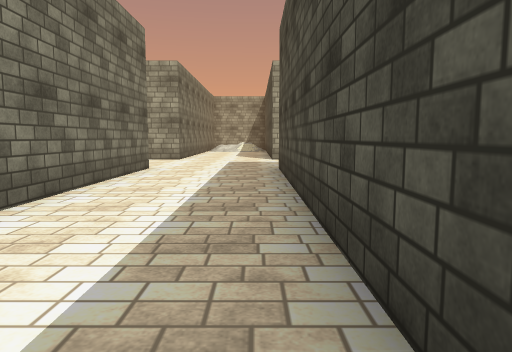
view 1 (above)

20 first-person views from a walk through a Unity game level. The camera is 1.3 m above the floor, tilts 6° down and sees 70° across. The floor is counted in squares, 2 m on a side. Each view is taken from the middle of a square. On the plan, view 1 faces up. The plan holds only what a view shows up to about 11 squares ahead; the rest is blank. The place goes on beyond the plan. The player character is not drawn. Some surface patterns are stand-ins.

view 2
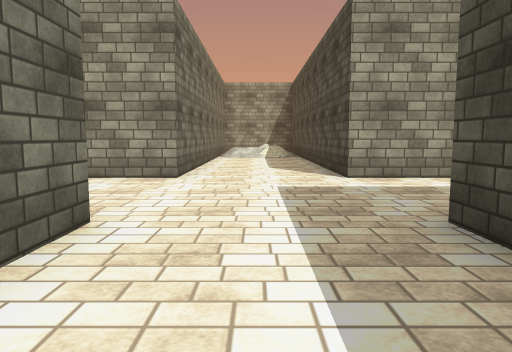

view 3
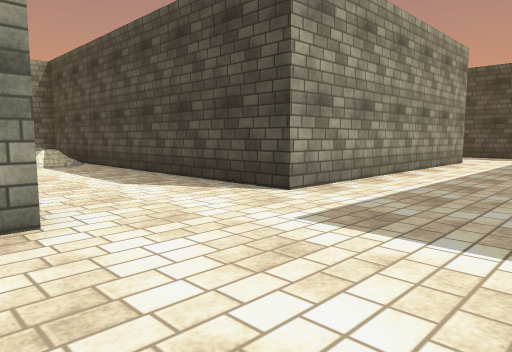

view 4
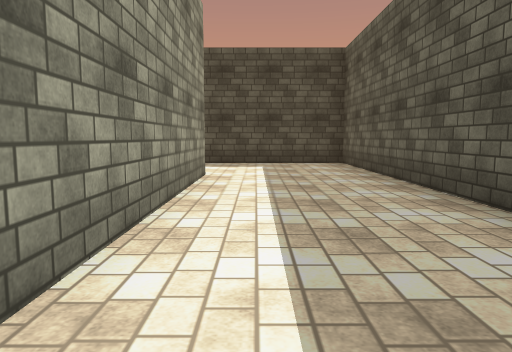

view 5
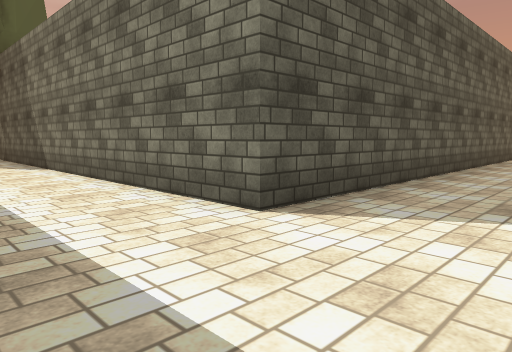

view 6
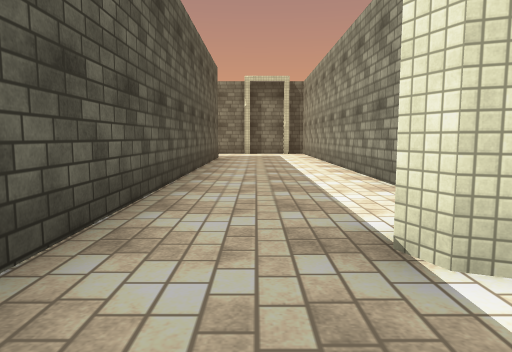

view 7
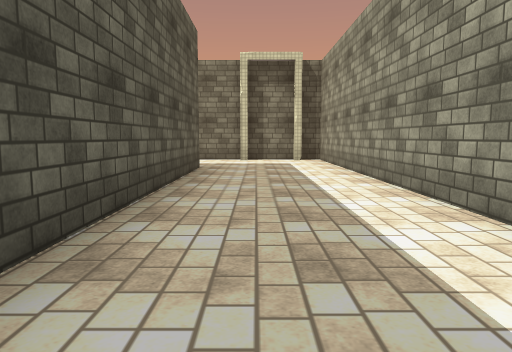

view 8
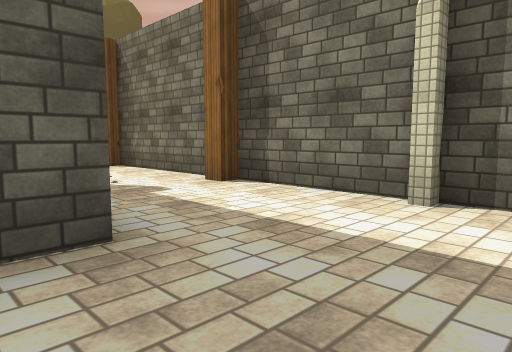

view 9
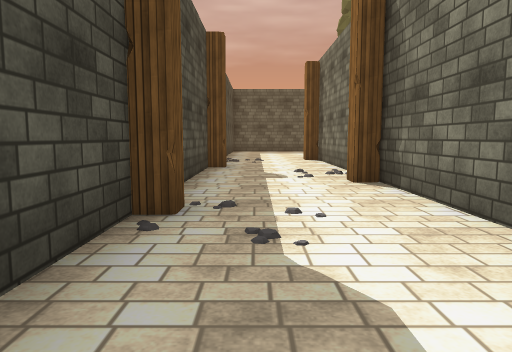

view 10
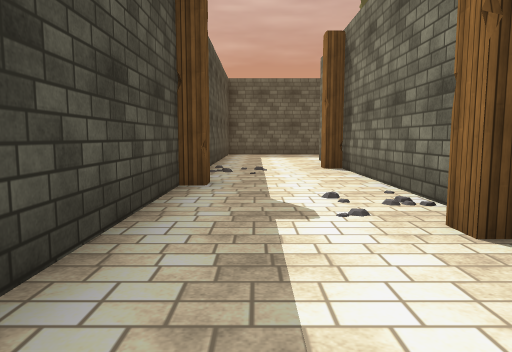

view 11
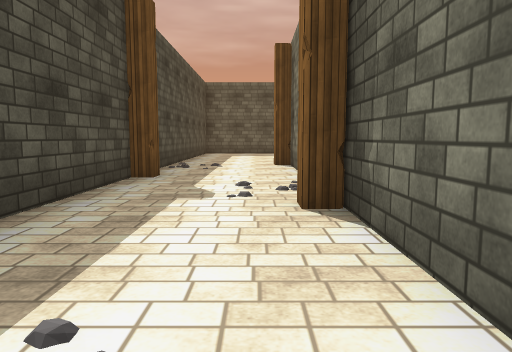

view 12
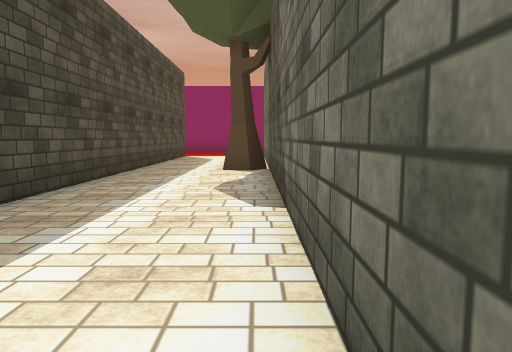

view 13
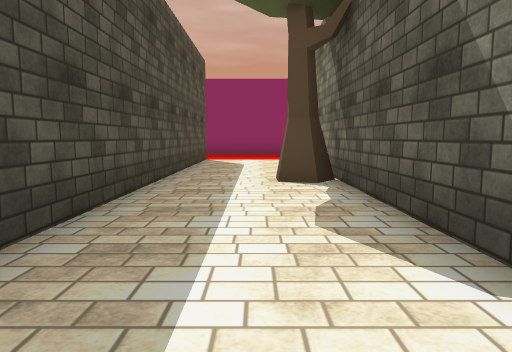

view 14
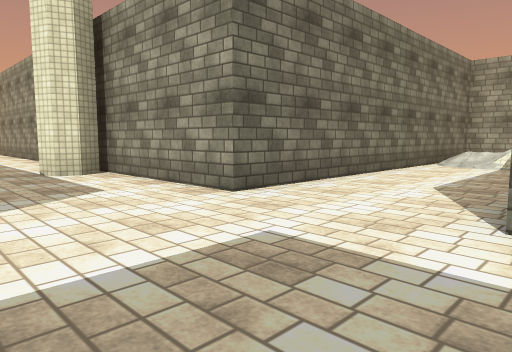

view 15
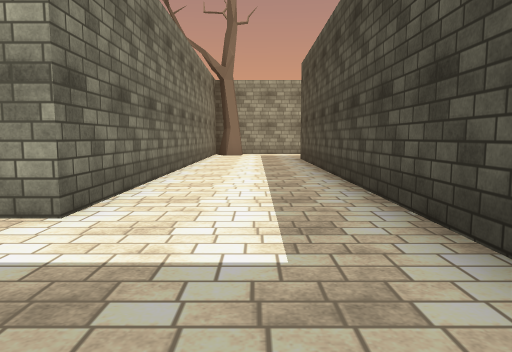

view 16
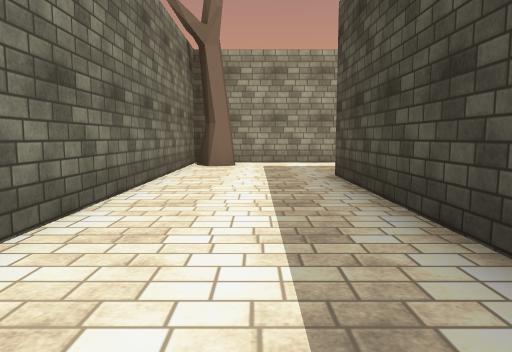

view 17
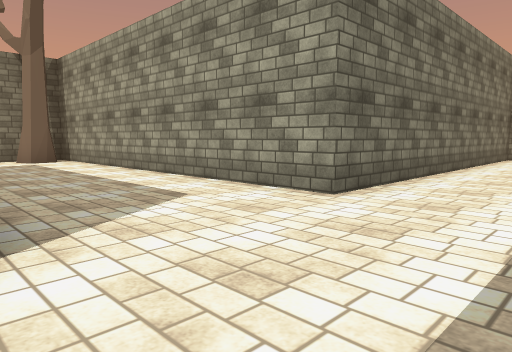

view 18
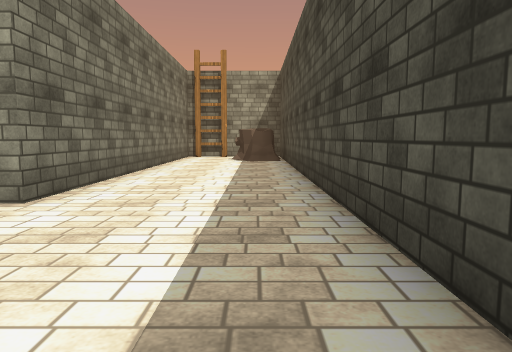

view 19
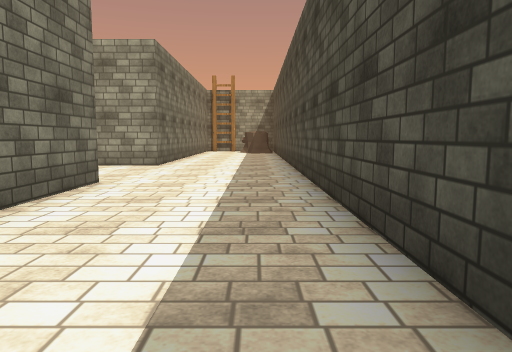

view 20
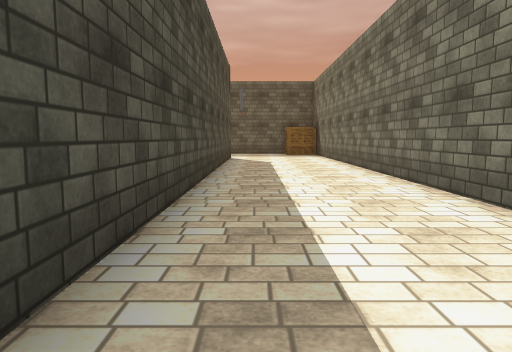

### Floor plan
Points are (right, up) in squares from view 1. A wall is a line through its corners. A room is listed if a view was taken in it or the views show most of it. See-through windows are left out.
Room 1 (views 1, 2, 3, 4, 5, 6, 7, 8, 9, 10, 11, 12, 13, 14, 15, 16, 17, 18, 19, 20)
walls: (4.1, 7.8) (10.4, 7.8) (10.4, 19.4); (-5.7, 10.7) (-5.6, 10.3) (-5.7, 10) (-6.2, 9.8); (-8.9, 10.9) (-18.8, 10.9) (-18.8, 10.2); (16.7, 15.8) (16.7, 8); (16.7, 19.4) (16.7, 17.2); (19.8, 8) (19.8, 29.5); (0.5, -6.5) (0.5, 7.9); (-16, 7.8) (-2.3, 7.8) (-2.3, -5.1); (-16, 4.5) (-16, 5.6); (-16, -0.5) (-16, 2.6); (-18.8, 10.1) (-18.8, 6.5); (16.7, 29.5) (16.7, 22.6) (7.4, 22.6) (7.4, 10.9) (0.5, 10.9) (0.5, 20.1) (-2.3, 20.1) (-2.3, 10.9) (-6.2, 10.9); (-18.8, 5) (-18.8, 2.5); (-18.8, 0.6) (-18.8, -3.5); (-16, -6.5) (-16, -2.8)
objects: other object (-19, -4); other object (-19, 1) to (-19, 2); other object (-19, 6); other object (-16, -1); other object (-16, 4); other object (-2, -3); other object (8, 22); other object (19, 29)

Positions as (right, up) in squares from view 1, and headings:
1: (0, 0), facing up
2: (-1, 5), facing up
3: (-3, 8), facing up-right
4: (1, 10), facing right
5: (0, 10), facing down-left
6: (-4, 9), facing left
7: (-8, 9), facing left
8: (-15, 10), facing down-left
9: (-17, 7), facing down
10: (-17, 4), facing down
11: (-18, 5), facing down
12: (-2, 5), facing down
13: (-1, 3), facing down
14: (1, 8), facing up-left
15: (9, 8), facing up
16: (9, 13), facing up
17: (19, 19), facing up-left
18: (19, 19), facing up
19: (19, 14), facing up
20: (19, 19), facing down
